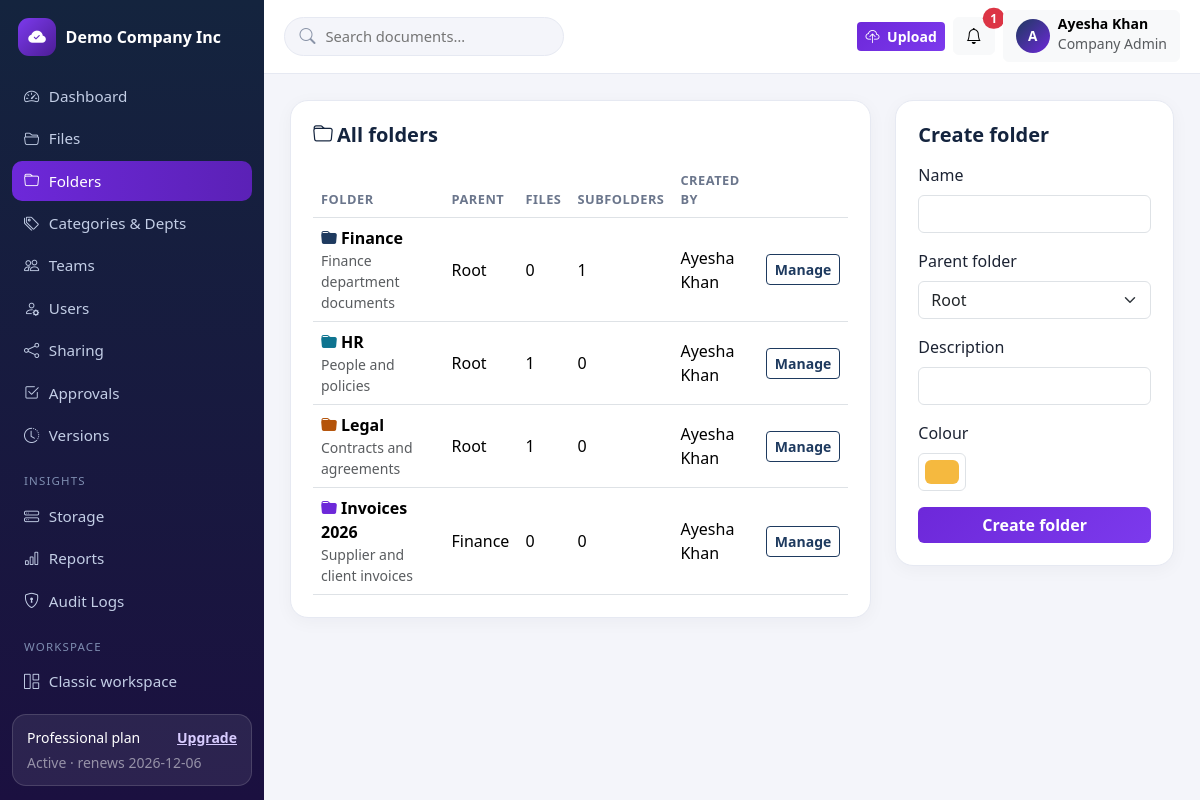
Screenshot of /admin/folders (signed in) with the database file from the repository.
### tables this page shows
CREATE TABLE tenants (
    id INT UNSIGNED AUTO_INCREMENT PRIMARY KEY,
    name VARCHAR(160) NOT NULL,
    slug VARCHAR(180) NOT NULL UNIQUE,
    email VARCHAR(190) NOT NULL,
    logo VARCHAR(255) NULL,
    brand_color VARCHAR(9) NOT NULL DEFAULT '#1e3a5f',
    status ENUM('active','suspended') NOT NULL DEFAULT 'active',
    created_at TIMESTAMP NOT NULL DEFAULT CURRENT_TIMESTAMP,
    updated_at TIMESTAMP NOT NULL DEFAULT CURRENT_TIMESTAMP ON UPDATE CURRENT_TIMESTAMP,
    INDEX idx_tenants_status (status)
);

CREATE TABLE subscriptions (
    id INT UNSIGNED AUTO_INCREMENT PRIMARY KEY,
    tenant_id INT UNSIGNED NOT NULL,
    plan_id INT UNSIGNED NOT NULL,
    billing_cycle ENUM('monthly','yearly') NOT NULL DEFAULT 'monthly',
    status ENUM('trialing','active','past_due','cancelled','expired') NOT NULL DEFAULT 'trialing',
    trial_ends_at TIMESTAMP NULL,
    current_period_start TIMESTAMP NULL,
    current_period_end TIMESTAMP NULL,
    cancelled_at TIMESTAMP NULL,
    created_at TIMESTAMP NOT NULL DEFAULT CURRENT_TIMESTAMP,
    updated_at TIMESTAMP NOT NULL DEFAULT CURRENT_TIMESTAMP ON UPDATE CURRENT_TIMESTAMP,
    INDEX idx_sub_tenant (tenant_id),
    INDEX idx_sub_status (status),
    CONSTRAINT fk_sub_tenant FOREIGN KEY (tenant_id) REFERENCES tenants(id) ON DELETE CASCADE,
    CONSTRAINT fk_sub_plan FOREIGN KEY (plan_id) REFERENCES subscription_plans(id)
);

CREATE TABLE subscription_plans (
    id INT UNSIGNED AUTO_INCREMENT PRIMARY KEY,
    name VARCHAR(60) NOT NULL,
    slug VARCHAR(60) NOT NULL UNIQUE,
    price_monthly DECIMAL(10,2) NOT NULL DEFAULT 0,
    price_yearly DECIMAL(10,2) NOT NULL DEFAULT 0,
    storage_mb INT NOT NULL DEFAULT 100,        
    max_users INT NOT NULL DEFAULT 3,           
    max_file_mb INT NOT NULL DEFAULT 10,        
    max_teams INT NOT NULL DEFAULT 1,           
    version_history INT NOT NULL DEFAULT 3,
    features VARCHAR(500) NULL,
    is_active TINYINT(1) NOT NULL DEFAULT 1,
    created_at TIMESTAMP NOT NULL DEFAULT CURRENT_TIMESTAMP,
    updated_at TIMESTAMP NOT NULL DEFAULT CURRENT_TIMESTAMP ON UPDATE CURRENT_TIMESTAMP
);

CREATE TABLE users (
    id INT UNSIGNED AUTO_INCREMENT PRIMARY KEY,
    tenant_id INT UNSIGNED NULL,
    name VARCHAR(120) NOT NULL,
    email VARCHAR(190) NOT NULL UNIQUE,
    password_hash VARCHAR(255) NOT NULL,
    role VARCHAR(40) NOT NULL DEFAULT 'member',
    status ENUM('pending','active','disabled') NOT NULL DEFAULT 'pending',
    email_verified_at TIMESTAMP NULL,
    email_verification_token VARCHAR(64) NULL,
    last_login_at TIMESTAMP NULL,
    created_at TIMESTAMP NOT NULL DEFAULT CURRENT_TIMESTAMP,
    updated_at TIMESTAMP NOT NULL DEFAULT CURRENT_TIMESTAMP ON UPDATE CURRENT_TIMESTAMP,
    INDEX idx_users_tenant (tenant_id),
    INDEX idx_users_role (role),
    CONSTRAINT fk_users_tenant FOREIGN KEY (tenant_id) REFERENCES tenants(id) ON DELETE CASCADE
);

CREATE TABLE folders (
    id INT UNSIGNED AUTO_INCREMENT PRIMARY KEY,
    tenant_id INT UNSIGNED NOT NULL,
    parent_id INT UNSIGNED NULL,
    name VARCHAR(160) NOT NULL,
    description VARCHAR(255) NULL,
    color VARCHAR(9) NOT NULL DEFAULT '#f5b93f',
    created_by INT UNSIGNED NULL,
    created_at TIMESTAMP NOT NULL DEFAULT CURRENT_TIMESTAMP,
    updated_at TIMESTAMP NOT NULL DEFAULT CURRENT_TIMESTAMP ON UPDATE CURRENT_TIMESTAMP,
    INDEX idx_folders_tenant_parent (tenant_id, parent_id),
    CONSTRAINT fk_folders_tenant FOREIGN KEY (tenant_id) REFERENCES tenants(id) ON DELETE CASCADE,
    CONSTRAINT fk_folders_parent FOREIGN KEY (parent_id) REFERENCES folders(id) ON DELETE CASCADE,
    CONSTRAINT fk_folders_creator FOREIGN KEY (created_by) REFERENCES users(id) ON DELETE SET NULL
);

### resources/views/admin/folders.php (the view, shortened to what the rows shown need)
<?php $pageTitle = 'Folders'; partial('tree-open', compact('user', 'tenant', 'sub', 'unread', 'notifs', 'pageTitle', 'tree')); ?>
<div class="row g-4">
  <div class="col-lg-8">
    <div class="panel"><div class="panel-head"><h5><i class="bi bi-folder me-1"></i>All folders</h5></div>
      <div class="table-responsive"><table class="table align-middle mb-0">
        <thead><tr><th>Folder</th><th>Parent</th><th>Files</th><th>Subfolders</th><th>Created by</th><th></th></tr></thead><tbody>
        <?php foreach ($folders as $f): ?>
        <tr><td><i class="bi bi-folder-fill me-1" style="color:<?= e($f['color']) ?>"></i><strong><?= e($f['name']) ?></strong>
            <?php if ($f['description']): ?><div class="small text-muted"><?= e($f['description']) ?></div><?php endif; ?></td>
          <td><?= e($f['parent_name'] ?? 'Root') ?></td><td><?= (int) $f['docs'] ?></td><td><?= (int) $f['subs'] ?></td><td><?= e($f['creator'] ?? '—') ?></td>
          <td><button class="btn btn-sm btn-outline-navy" data-bs-toggle="collapse" data-bs-target="#folderEdit<?= (int) $f['id'] ?>">Manage</button></td></tr>
        <?php endforeach; ?>
        </tbody></table></div>
    </div>
  </div>
  <div class="col-lg-4">
    <div class="panel"><div class="panel-head"><h5>Create folder</h5></div>
      <form method="post" action="<?= url('admin/folders') ?>">
        <label class="form-label">Name</label><input class="form-control mb-3" name="name" required>
        <label class="form-label">Parent folder</label>
        <select class="form-select mb-3" name="parent_id"><option value="">Root</option>
          <?php foreach ($folderTree as $tf): ?><option value="<?= (int) $tf['id'] ?>"><?= str_repeat('— ', (int) $tf['_depth']) ?><?= e($tf['name']) ?></option><?php endforeach; ?></select>
        <label class="form-label">Description</label><input class="form-control mb-3" name="description">
        <label class="form-label">Colour</label><input type="color" class="form-control form-control-color mb-3" name="color" value="#f5b93f">
        <button class="btn btn-purple w-100">Create folder</button>
      </form>
    </div>
  </div>
</div>

### routes/web.php (shortened to what the rows shown need)
<?php
function dispatch(string $method, string $uri): void
{
    $path = trim(parse_url($uri, PHP_URL_PATH) ?? '/', '/');
    foreach ($GLOBALS['routes'] as [$m, $pattern, $handler]) {
        if ($m !== $method) continue;
        $regex = '#^' . preg_replace('#\{[a-zA-Z_]+\}#', '([^/]+)', $pattern) . '$#';
        if (preg_match($regex, $path, $matches)) {
            array_shift($matches);
            $args = array_map(fn($v) => ctype_digit((string) $v) ? (int) $v : $v, $matches);
            [$class, $action] = $handler;
            (new $class())->$action(...$args);
            return;
        }
    }
}

### resources/views/partials/tree-open.php (shortened to what the rows shown need)
<?php
$tree = $tree ?? 'employee';
$navs = [
  'admin' => [
    ['admin/dashboard', 'bi-speedometer2', 'Dashboard'],
    ['admin/files', 'bi-folder2-open', 'Files'],
    ['admin/folders', 'bi-folder', 'Folders'],
    ['admin/categories', 'bi-tags', 'Categories & Depts'],
    ['admin/teams', 'bi-people', 'Teams'],
    ['admin/users', 'bi-person-gear', 'Users'],
    ['admin/sharing', 'bi-share', 'Sharing'],
    ['admin/approvals', 'bi-check2-square', 'Approvals'],
    ['admin/versions', 'bi-clock-history', 'Versions'],
    ['_h', '', 'Insights'],
    ['admin/storage', 'bi-hdd-stack', 'Storage'],
    ['admin/reports', 'bi-bar-chart', 'Reports'],
    ['admin/audit-logs', 'bi-shield-lock', 'Audit Logs'],
    ['_h', '', 'Workspace'],
    ['app', 'bi-grid-1x2', 'Classic workspace'],
    ['app/subscription', 'bi-credit-card', 'Subscription'],
    ['admin/settings', 'bi-gear', 'Settings'],
  ],
  'manager' => [
    ['manager/dashboard', 'bi-speedometer2', 'Dashboard'],
    ['manager/files', 'bi-folder2-open', 'Team Files'],
    ['manager/approvals', 'bi-check2-square', 'Approvals'],
    ['manager/notifications', 'bi-bell', 'Notifications'],
    ['_h', '', 'Workspace'],
    ['app/upload', 'bi-cloud-upload', 'Upload'],
    ['app/profile', 'bi-person-circle', 'Profile'],
  ],
  'employee' => [
    ['employee/dashboard', 'bi-speedometer2', 'Dashboard'],
    ['employee/files', 'bi-folder2-open', 'My Files'],
    ['employee/approvals', 'bi-check2-square', 'Approvals'],
    ['employee/notifications', 'bi-bell', 'Notifications'],
    ['_h', '', 'Workspace'],
    ['app/upload', 'bi-cloud-upload', 'Upload'],
    ['app/profile', 'bi-person-circle', 'Profile'],
  ],
];
$searchAction = ['admin' => 'admin/files', 'manager' => 'manager/files', 'employee' => 'employee/files'][$tree];
?>
<!DOCTYPE html>
<html lang="en">
<head>
<link href="https://cdn.jsdelivr.net/npm/bootstrap@5.3.3/dist/css/bootstrap.min.css" rel="stylesheet">
<link href="https://cdn.jsdelivr.net/npm/bootstrap-icons@1.11.3/font/bootstrap-icons.min.css" rel="stylesheet">
<link href="<?= url('assets/css/app.css') ?>" rel="stylesheet">
</head>
<body>
<div class="app-shell">
  <aside class="app-sidebar" id="appSidebar">
    <a class="sidebar-brand" href="<?= url($tree . '/dashboard') ?>">
      <?php if (!empty($tenant['logo'])): ?><img src="<?= url($tenant['logo']) ?>" alt="" class="sidebar-logo">
      <?php else: ?><span class="brand-mark"><i class="bi bi-cloud-check-fill"></i></span><?php endif; ?>
      <span class="sidebar-brand-text"><?= e($tenant['name'] ?? 'DocuFlow') ?></span>
    </a>
    <nav class="sidebar-nav">
      <?php foreach ($navs[$tree] as $item): ?>
        <?php if ($item[0] === '_h'): ?><div class="sidebar-heading"><?= e($item[2]) ?></div>
        <?php else: ?><a href="<?= url($item[0]) ?>"><i class="bi <?= e($item[1]) ?>"></i> <?= e($item[2]) ?></a><?php endif; ?>
      <?php endforeach; ?>
    </nav>
    <?php if (!empty($sub)): ?>
    <div class="sidebar-plan">
      <div class="d-flex justify-content-between small"><span><?= e($sub['plan_name']) ?> plan</span><a href="<?= url('app/subscription') ?>">Upgrade</a></div>
      <div class="text-white-50 small mt-1"><?= e(ucfirst(SubscriptionService::effectiveStatus($sub))) ?> · renews <?= e(substr((string) $sub['current_period_end'], 0, 10)) ?></div>
    </div>
    <?php endif; ?>
  </aside>
  <div class="app-main">
    <header class="app-topbar">
      <form class="topbar-search d-none d-md-flex" method="get" action="<?= url($searchAction) ?>">
        <i class="bi bi-search"></i>
        <input type="search" name="q" placeholder="Search documents…" value="<?= e($_GET['q'] ?? '') ?>">
      </form>
      <div class="ms-auto d-flex align-items-center gap-2">
        <a class="btn btn-purple btn-sm" href="<?= url('app/upload') ?>"><i class="bi bi-cloud-upload me-1"></i> Upload</a>
        <div class="dropdown">
          <button class="btn btn-light position-relative" data-bs-toggle="dropdown" aria-label="Notifications">
            <i class="bi bi-bell"></i>
            <?php if (!empty($unread)): ?><span class="position-absolute top-0 start-100 translate-middle badge rounded-pill bg-danger"><?= (int) $unread ?></span><?php endif; ?>
          </button>
        </div>
        <div class="dropdown">
          <button class="btn btn-light d-flex align-items-center gap-2" data-bs-toggle="dropdown">
            <span class="avatar"><?= e(strtoupper(substr($user['name'], 0, 1))) ?></span>
            <span class="d-none d-md-block text-start"><span class="d-block fw-semibold small lh-1"><?= e($user['name']) ?></span>
            <span class="text-muted small lh-1"><?= e(ucwords(str_replace('_', ' ', $user['role']))) ?></span></span>
          </button>
        </div>
      </div>
    </header>
    <main class="app-content">

### rows the page displays
tenants: name "Demo Company Inc"
subscriptions: plan.name "Professional", status "Active", current_period_end "2026-12-06"
users: name "A", name "Ayesha Khan", role "Company Admin"
folders: name "Finance", description "Finance department documents", parent_name "Root", docs "0", subs "1", created_by.name "Ayesha Khan"
folders: name "HR", description "People and policies", parent_name "Root", docs "1", subs "0", created_by.name "Ayesha Khan"
folders: name "Legal", description "Contracts and agreements", parent_name "Root", docs "1", subs "0", created_by.name "Ayesha Khan"
folders: name "Invoices 2026", description "Supplier and client invoices", parent.name "Finance", docs "0", subs "0", created_by.name "Ayesha Khan"

### other values shown
$item[2] "Dashboard"
$item[2] "Files"
$item[2] "Folders"
$item[2] "Categories & Depts"
$item[2] "Teams"
$item[2] "Users"
$item[2] "Sharing"
$item[2] "Approvals"
$item[2] "Versions"
$item[2] "INSIGHTS"
$item[2] "Storage"
$item[2] "Reports"
$item[2] "Audit Logs"
$item[2] "WORKSPACE"
$item[2] "Classic workspace"
